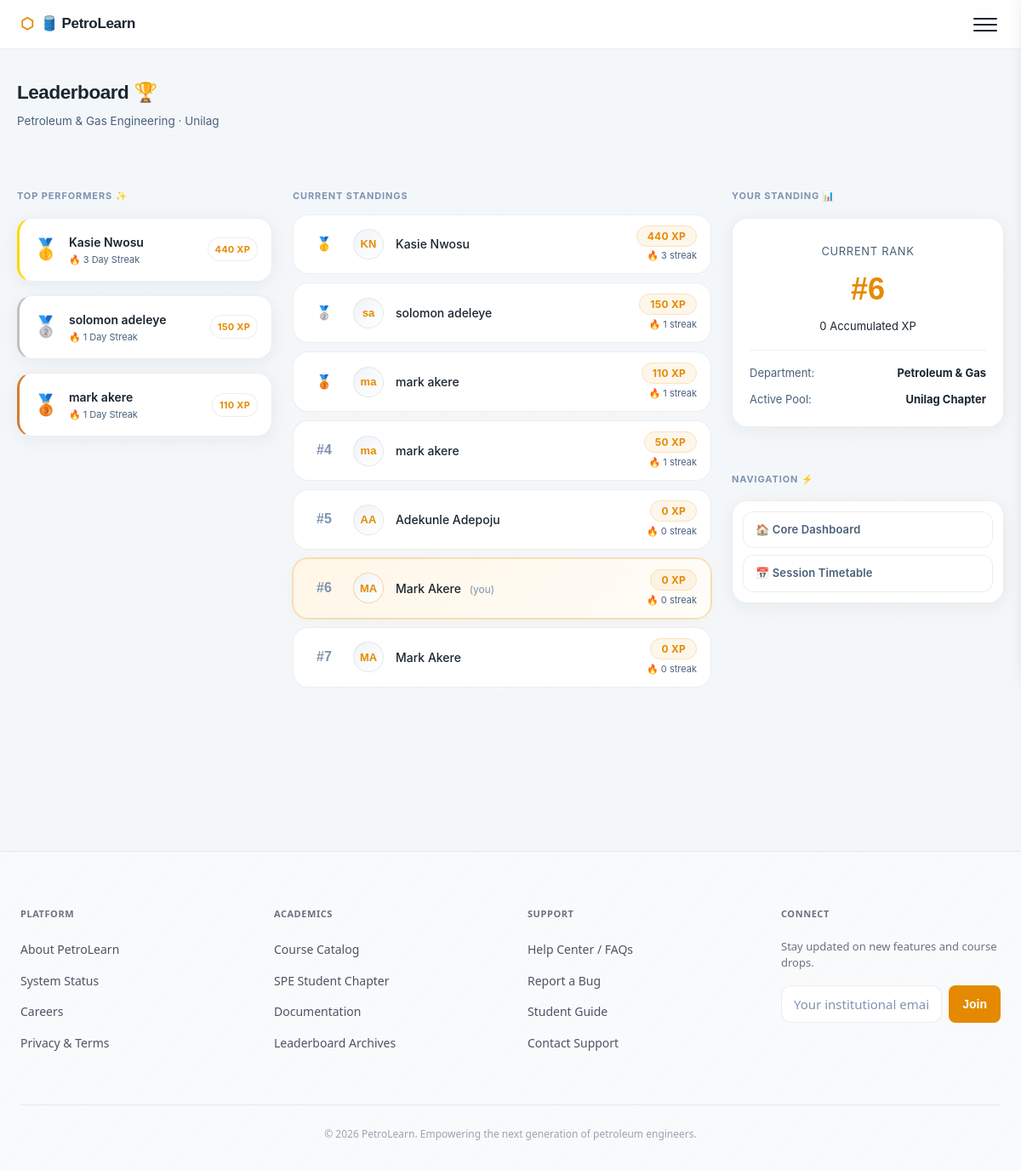
Screenshot of /leaderboard/ (signed in) with the database file from the repository.
### core/models.py (models this page shows, shortened)
class StudentProfile(models.Model):
    user = models.OneToOneField(User, on_delete=models.CASCADE, related_name="profile")
    matric_number = models.CharField(max_length=20, blank=True)
    school = models.CharField(max_length=50, choices=SCHOOL_CHOICES, default="unilag")
    department = models.CharField(max_length=50, choices=DEPARTMENT_CHOICES, default="petroleum")
    level = models.CharField(max_length=3, choices=LEVEL_CHOICES)
    semester = models.CharField(max_length=1, choices=SEMESTER_CHOICES)
    xp = models.IntegerField(default=0)
    streak = models.IntegerField(default=0)
    last_session_date = models.DateField(null=True, blank=True)
    created_at = models.DateTimeField(auto_now_add=True)

### core/views.py (the view)
# urls.py: path("leaderboard/", views.leaderboard_view, name="leaderboard"),
@login_required
def leaderboard_view(request):
    top_students = StudentProfile.objects.select_related("user").order_by("-xp")[:20]
    return render(request, "core/leaderboard.html", {"top_students": top_students})

### templates/core/leaderboard.html (shortened to what this page needs)
{% extends "core/base.html" %}
{% block content %}
<div class="page-container" style="max-width: 1400px; margin: 0 auto;">
  <div class="greeting-section" style="margin-bottom: 2rem; animation: fadeInUp 0.4s cubic-bezier(0.16, 1, 0.3, 1) both;">
    <h2 style="margin-bottom:4px; font-family: 'Space Grotesk', sans-serif; font-weight: 700; letter-spacing: -0.02em;">Leaderboard 🏆</h2>
    <p class="greeting-sub">Petroleum & Gas Engineering · Unilag</p>
  </div>
  <div style="display: grid; grid-template-columns: 300px 1fr 320px; gap: 24px; align-items: start;" class="leaderboard-grid">
    <div class="lb-side-col" style="display: flex; flex-direction: column; gap: 16px; animation: fadeInUp 0.4s cubic-bezier(0.16, 1, 0.3, 1) both; animation-delay: 0.05s;">
      <p class="section-label" style="margin-bottom: 0;">Top Performers ✨</p>
      {% for student in top_students|slice:":3" %}
        <div class="side-widget-card" style="display: flex; align-items: center; gap: 12px; padding: 1rem; position: relative; overflow: hidden; border-left: 3px solid {% if forloop.counter == 1 %}#ffd700{% elif forloop.counter == 2 %}#c0c0c0{% else %}#cd7f32{% endif %};">
          <div style="font-size: 24px; line-height: 1;">
            {% if forloop.counter == 1 %}🥇{% elif forloop.counter == 2 %}🥈{% else %}🥉{% endif %}
          </div>
          <div style="flex: 1; min-width: 0;">
            <div style="font-weight: 600; font-size: 14px; color: var(--text); white-space: nowrap; overflow: hidden; text-overflow: ellipsis;">
              {{ student.user.get_full_name }}
            </div>
            <div style="font-size: 11px; color: var(--text-secondary);">🔥 {{ student.streak }} Day Streak</div>
          </div>
          <span class="xp-badge" style="background: rgba(255,255,255,0.03); border: 1px solid var(--border); font-size: 11px; padding: 4px 8px;">{{ student.xp }} XP</span>
        </div>
      {% endfor %}
    </div>
    <div class="lb-main-col" style="animation: fadeInUp 0.4s cubic-bezier(0.16, 1, 0.3, 1) both; animation-delay: 0.1s;">
      <p class="section-label">Current Standings</p>
      <div class="lb-list" style="display: flex; flex-direction: column; gap: 10px;">
        {% for student in top_students %}
        <div class="lb-row {% if student.user == user %}lb-me{% endif %}"
             style="transition: transform 0.2s cubic-bezier(0.4, 0, 0.2, 1), border-color 0.2s, box-shadow 0.2s; margin-bottom: 0;"
             onmouseenter="this.style.transform='translateY(-2px)'; this.style.borderColor='var(--border-accent)';"
             onmouseleave="this.style.transform='translateY(0)'; this.style.borderColor='var(--border)';">
          <div class="lb-rank" style="font-weight: 600; width: 40px;">
            {% if forloop.counter == 1 %}🥇
            {% elif forloop.counter == 2 %}🥈
            {% elif forloop.counter == 3 %}🥉
            {% else %}#{{ forloop.counter }}
            {% endif %}
          </div>
          <div class="lb-avatar" style="font-family: 'Space Grotesk', sans-serif; font-weight: 600;">
            {{ student.user.first_name.0 }}{{ student.user.last_name.0 }}
          </div>
          <div class="lb-name" style="font-weight: 500;">
  {% if student.user.get_full_name %}
    {{ student.user.get_full_name }}
  {% else %}
    Anonymous Academic
  {% endif %}
  {% if student.user == user %}<span class="you-tag" style="margin-left: 6px;">(you)</span>{% endif %}
</div>
          <div style="text-align:right">
            <span class="xp-badge">{{ student.xp }} XP</span>
            <div style="font-size:11px;color:var(--text-secondary);margin-top:2px">🔥 {{ student.streak }} streak</div>
          </div>
        </div>
        {% empty %}
        <div class="side-widget-card" style="text-align: center; padding: 3rem; color: var(--text-secondary);">
          <p style="margin-bottom: 0;">No students active this semester yet. Complete a learning track session to claim the top spot! 🚀</p>
        </div>
        {% endfor %}
      </div>
    </div>
    <div class="lb-side-col" style="display: flex; flex-direction: column; gap: 16px; animation: fadeInUp 0.4s cubic-bezier(0.16, 1, 0.3, 1) both; animation-delay: 0.15s;">
      <p class="section-label" style="margin-bottom: 0;">Your Standing 📊</p>
      <div class="side-widget-card" style="padding: 1.25rem;">
        {% for student in top_students %}
          {% if student.user == user %}
            <div style="text-align: center; padding: 0.5rem 0 1rem 0; border-bottom: 1px solid var(--border); margin-bottom: 1rem;">
              <div style="font-size: 13px; color: var(--text-secondary); text-transform: uppercase; letter-spacing: 0.05em;">Current Rank</div>
              <div style="font-family: 'Space Grotesk', sans-serif; font-size: 36px; font-weight: 700; color: var(--amber); margin: 4px 0;">
                #{{ forloop.counter }}
              </div>
              <div style="font-size: 13px; color: var(--text);">{{ student.xp }} Accumulated XP</div>
            </div>
          {% endif %}
        {% endfor %}
        <div style="font-size: 13px; display: flex; flex-direction: column; gap: 10px;">
          <div style="display: flex; justify-content: space-between; color: var(--text-secondary);">
            <span>Department:</span>
            <strong style="color: var(--text);">Petroleum & Gas</strong>
          </div>
          <div style="display: flex; justify-content: space-between; color: var(--text-secondary);">
            <span>Active Pool:</span>
            <strong style="color: var(--text);">Unilag Chapter</strong>
          </div>
        </div>
      </div>
      <p class="section-label" style="margin-bottom: 0;">Navigation ⚡</p>
      <div class="side-widget-card" style="display: flex; flex-direction: column; gap: 8px; padding: 12px;">
        <a href="{% url 'dashboard' %}" class="btn btn-white-outline btn-full" style="justify-content: flex-start; font-size: 13px; padding: 10px 14px;">🏠 Core Dashboard</a>
        <a href="{% url 'timetable' %}" class="btn btn-white-outline btn-full" style="justify-content: flex-start; font-size: 13px; padding: 10px 14px;">📅 Session Timetable</a>
      </div>
    </div>
  </div>
</div>
{% endblock %}

### rows the page displays
StudentProfile: user.get_full_name "Kasie Nwosu", streak "3", xp "440", user.first_name.0 "K", user.last_name.0 "N"
StudentProfile: user.get_full_name "solomon adeleye", streak "1", xp "150", user.first_name.0 "s", user.last_name.0 "a"
StudentProfile: user.get_full_name "mark akere", streak "1", xp "110", user.first_name.0 "m", user.last_name.0 "a"
StudentProfile: user.first_name.0 "m", user.last_name.0 "a", user.get_full_name "mark akere", xp "50", streak "1"
StudentProfile: user.first_name.0 "A", user.last_name.0 "A", user.get_full_name "Adekunle Adepoju", xp "0", streak "0"
StudentProfile: user.first_name.0 "M", user.last_name.0 "A", user.get_full_name "Mark Akere", shows "(you)", xp "0", streak "0"
StudentProfile: user.first_name.0 "M", user.last_name.0 "A", user.get_full_name "Mark Akere", xp "0", streak "0"
